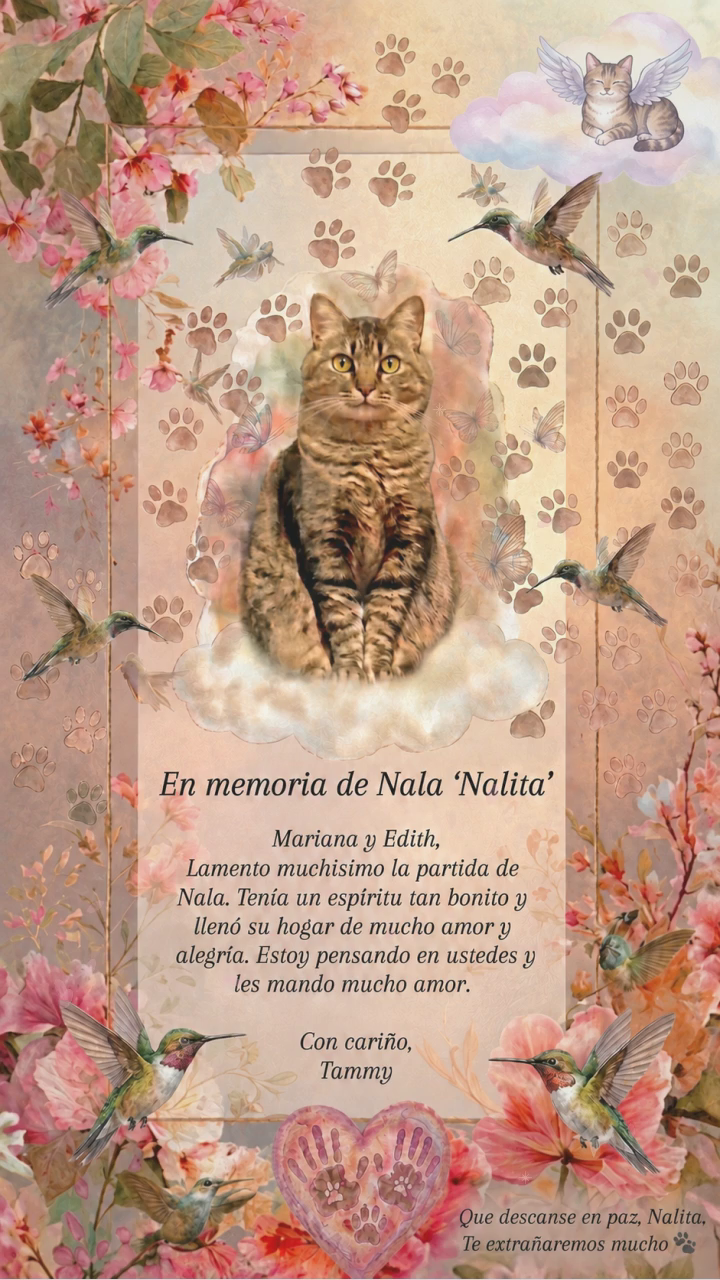
#> input picture assets/nala-card-source.png, 720 x 1280 px
$ python enhance-plate.py ../assets/nala-card-source.png
#> lines starting #> are read from the running program, lines starting #| are printed output that depends on the picture
#!/usr/bin/env python3
"""Recover detail the source artwork lost, before anything is animated.

Two things on this card are painted so faintly they disappear:

  * the hummingbird just above the bottom-right one. Its head is a flat teal
    smudge and its beak has no edge at all, so the bird looks swallowed by the
    blossom behind it;
  * the butterflies drifting around Nala, which are barely a pale wash.

The bird is repaired by borrowing from a neighbour. The card has four
hummingbirds along the bottom: two green ones with red gorgets, and two pale
teal ones. The swallowed bird is teal, so the donor is the other teal bird at
the bottom left — mirrored, since it faces the other way. Borrowing from the
crisp green bird instead gives a red throat that does not belong to him.

The graft is colour-corrected into place rather than pasted flat: the donor's
detail is kept while its colour leans toward the local palette. How far it
leans matters. Match fully and a piece landing on blossom is bleached to
blossom; do not match at all and it arrives as an obvious patch.

The butterflies only need their existing paint brought up. Pushing each pixel
away from its local average sharpens the edges that are already there without
inventing any. They are found by colour, not position: they are the only cool
blue-violet marks on an entirely warm card, so a coolness mask catches them
wherever they sit and leaves the paws, blossoms and Nala's fur alone.

Writes assets/nala-card-plate.png and the upscaled WebP the animation loads.
"""

import subprocess
import sys
from pathlib import Path

import numpy as np
from PIL import Image, ImageDraw, ImageFilter

ROOT = Path(__file__).resolve().parent.parent
SRC = ROOT / "assets" / "nala-card-source.png"
PLATE = ROOT / "assets" / "nala-card-plate.png"
WEBP = ROOT / "assets" / "nala-card-2160.webp"

# Rebuilding the swallowed bird, piece by piece, from the other teal hummingbird
# at the bottom left. All coordinates are source pixels; the shapes that select
# what to lift are given in patch pixels, relative to the square cut around the
# donor. Head and body carry their own scale and rotation rather than sharing
# one transform: the two birds are posed differently, and this one holds its
# body tucked up under its chin.

# Blemishes dissolved into the blossom before anything is grafted on top.
# (cx, cy, rx, ry, blur)
HEALS = [
    # The faint bird's original face was a dark smear. Once a real head sits
    # over it, the leftover reads as a bruise under the new beak.
    (601, 962, 14, 12, 18),
    # A dark blue-grey blob directly above his head. It is not part of the
    # bird — not his tail, which would sit down and to the right behind his
    # body — and it reads as a bruise hanging over him.
    (626, 915, 17, 13, 20),
    # The whole of the shapeless blob he originally had for a head. Clearing
    # only the parts that stuck out from behind the graft was whack-a-mole —
    # every pass left another edge showing. The entire blob goes, and the
    # grafted head below is then the only head in the frame, sitting on
    # blossom with nothing of the old one left to peek around it.
    (617, 949, 22, 20, 14),
]

# Cleared *after* the grafts, for marks the grafts themselves bring in.
POST_HEALS = [
    # A red speck on his belly. This one is not on the card underneath — the
    # source is warm tan there — it rides in on the body graft, lifted from a
    # red flower lying beside the donor's belly. Cheaper to take off afterwards
    # than to shrink the donor patch and lose the bird with it.
    (612, 985, 10, 9, 9),
]

GRAFTS = [
    dict(
        name="head",
        donor=(204, 1186),   # the pale teal bird's skull, bottom left
        target=(612, 951),   # the faint bird's skull
        half=70,
        mirror=True,         # the donor faces right, the faint bird faces left
        # Sized from the skulls themselves — both birds have a head about 22px
        # across. Sizing from the head-to-body distance instead gives a much
        # smaller number and a head that sits wrong, because the two birds are
        # posed differently: this one holds its body tucked up under its chin.
        scale=1.00,
        # Barely turned: the smear the faint bird had for a face runs almost
        # level, so the donor's own slight upward tilt is nearly enough.
        rotation=-3.0,
        # Tight to the skull. A wider ellipse drags the donor's background in
        # with it and lands as a pale halo around the new head.
        ellipses=[(70, 70, 14.5, 15.0)],        # cx, cy, rx, ry
        capsules=[((80, 69), (127, 61), 3.4)],  # base, tip, half-width — the beak
        feather=3.5,
        match_radius=9,
        # Only a light lean toward the local colour. The old blob used to sit
        # here and gave the match something teal to aim at; now that it has been
        # cleared, matching fully would bleach the new head to blossom.
        match_strength=0.35,
    ),
    dict(
        name="body",
        donor=(187, 1219),   # the same bird's breast and belly
        target=(631, 971),
        half=55,
        mirror=True,
        # Smaller than the head graft on purpose: only the front of this bird's
        # breast is showing, the rest is behind its own wing. Reaching a little
        # further up his back than feels necessary, because otherwise blossom
        # shows through between his shoulders and the wing root.
        scale=1.00,
        rotation=-10.0,
        ellipses=[(55, 55, 28, 32)],
        capsules=[],
        feather=6.5,
        match_radius=13,
        # Held low: the ground under his back is peach blossom, and leaning
        # harder toward it puts that peach straight onto his shoulders.
        match_strength=0.26,
    ),
    dict(
        name="tail",
        # He is a teal bird, so the teal one at bottom left should have been the
        # donor here too — but its tail is painted loosely and half buried in
        # blossom at the very bottom edge of the card, and lifting that region
        # brings up leaves rather than feathers. The green bird at bottom right
        # has the only clean tail on the card, so this borrows its shape and
        # then tints the result onto his colouring, rather than letting it
        # arrive as a green bird's tail.
        donor=(645, 1153),
        # Set well back from the body. Tucked in closer, the tail appeared to
        # start at his belly and left no bird between the two.
        target=(665, 1005),
        half=42,
        mirror=False,        # that bird already faces the same way
        scale=0.60,
        rotation=-12.0,      # swings the tail down to trail his body
        ellipses=[(42, 42, 24, 25)],
        capsules=[],
        feather=6.0,
        match_radius=12,
        match_strength=0.45,
        tint=((132, 150, 142), 0.34),   # his slate-teal, and how far to pull
    ),
    dict(
        name="far-wing",
        # The wing on the far side of his body. Placed high enough that its
        # outline clears the near wing — sat directly behind it, the two just
        # merge into one thick wing rather than reading as a pair.
        donor=(145, 1193),   # the teal bird's wing, bottom left
        target=(666, 932),
        half=40,
        mirror=True,
        scale=0.92,
        rotation=-10.0,
        ellipses=[(40, 40, 26, 24)],
        capsules=[],
        feather=6.0,
        match_radius=12,
        match_strength=0.35,
    ),
]

# Gentle clarity lifts, applied after the grafts. (cx, cy, rx, ry, clarity, saturation)
CLARITY_SPOTS = [
    # The other soft bird, at the bottom left — the donor for everything above.
    (208, 1199, 68, 54, 1.55, 1.08),
]

# Softened after everything else. Clarity is the wrong tool on his body: it
# amplifies the speckle the graft and the blossom beneath leave behind, so the
# feathers end up mottled rather than defined. Easing that back gives the same
# smooth, even body the other teal bird has.
# (cx, cy, rx, ry, amount, radius)
SMOOTH_SPOTS = [
    (632, 974, 27, 30, 0.55, 3),
]

# Where to look for butterflies: the open background around Nala, clear of the
# letter panel and the dense borders.
BUTTERFLY_BAND = (0.14, 0.15, 0.92, 0.54)
BUTTERFLY_CLARITY = 2.85
BUTTERFLY_SATURATION = 1.18   # kept low; these should read, not glow
BUTTERFLY_DARKEN = 0.20       # deepens the wing veining so the shape holds
# How cool a pixel must be, relative to its surroundings, to count as wing. The
# lower bound is deliberately near zero: the pale outer wings barely tip cool at
# all, and those were the parts still washing out.
BUTTERFLY_COOL = (0.008, 0.055)
BUTTERFLY_TONE = (0.30, 0.42, 0.88, 0.99)  # dark rolloff, then bright rolloff


def box_mean(img: np.ndarray, r: int) -> np.ndarray:
    """Mean over a (2r+1) square window, per channel, via a summed-area table."""
    squeeze = img.ndim == 2
    if squeeze:
        img = img[:, :, None]
    out = np.empty_like(img)
    h, w = img.shape[:2]
    yy = np.arange(h)[:, None]
    xx = np.arange(w)[None, :]
    for c in range(img.shape[2]):
        pad = np.pad(img[:, :, c], r + 1, mode="edge")
        integral = pad.cumsum(0).cumsum(1)
        out[:, :, c] = (
            integral[yy + 2 * r + 1, xx + 2 * r + 1]
            - integral[yy, xx + 2 * r + 1]
            - integral[yy + 2 * r + 1, xx]
            + integral[yy, xx]
        ) / ((2 * r + 1) ** 2)
    return out[:, :, 0] if squeeze else out


def smoothstep(x, a, b):
    t = np.clip((x - a) / (b - a + 1e-9), 0, 1)
    return t * t * (3 - 2 * t)


def apply_masked(img, mask, clarity, saturation, darken=0.0, radius=9):
    """Blend a clarity/saturation boost into `img` wherever `mask` is non-zero."""
    if mask.max() <= 0:
        return img
    m = mask[:, :, None]
    local = box_mean(img, radius)
    boosted = local + (img - local) * clarity
    grey = boosted.mean(axis=2, keepdims=True)
    boosted = grey + (boosted - grey) * saturation
    if darken:
        shade = np.clip(local - boosted, 0, None).mean(axis=2, keepdims=True) / 255.0
        boosted = boosted - shade * darken * 255.0
    return np.clip(img * (1 - m) + boosted * m, 0, 255)


def heal_region(im: Image.Image, cx, cy, rx, ry, blur) -> Image.Image:
    """Paint a small blemish out, using the paint that surrounds it.

    Blurring the area alone does not work: the blemish is inside the window
    being averaged, so it survives as a softer version of itself. Instead the
    ellipse is first overwritten with the average of a ring drawn just outside
    it — the blemish contributes nothing to that — and only then blurred, so the
    flat fill picks up the surrounding gradient and settles in unnoticed.
    """
    pad = int(max(rx, ry) * 3 + blur * 2)
    box = (int(cx - pad), int(cy - pad), int(cx + pad), int(cy + pad))
    crop = im.crop(box)
    arr = np.asarray(crop, np.float32)

    h, w = arr.shape[:2]
    yy, xx = np.mgrid[0:h, 0:w]
    d = np.sqrt(((xx - w / 2) / rx) ** 2 + ((yy - h / 2) / ry) ** 2)

    ring = (d > 1.30) & (d < 2.60)
    if not ring.any():
        return im
    fill = arr[ring].mean(axis=0)

    covered = arr.copy()
    covered[d <= 1.30] = fill
    filled = np.asarray(
        Image.fromarray(covered.astype(np.uint8)).filter(ImageFilter.GaussianBlur(blur)),
        np.float32,
    )

    # A flat fill is smoother than anything around it, and that smoothness reads
    # as a blemish in its own right against painted blossom. Measure how much
    # fine detail the surrounding ring carries and put back the same amount, so
    # the repair sits at the card's own level of texture.
    detail = arr - np.asarray(
        Image.fromarray(arr.astype(np.uint8)).filter(ImageFilter.GaussianBlur(2.2)), np.float32
    )
    amplitude = float(detail[ring].std())
    rng = np.random.default_rng(int(cx) * 7919 + int(cy))
    grain = rng.normal(0.0, 1.0, size=arr.shape[:2]).astype(np.float32)
    grain = np.asarray(
        Image.fromarray(np.clip(grain * 40 + 128, 0, 255).astype(np.uint8)).filter(
            ImageFilter.GaussianBlur(1.4)
        ),
        np.float32,
    )
    grain = (grain - grain.mean()) / (grain.std() + 1e-6)
    filled = np.clip(filled + grain[:, :, None] * amplitude, 0, 255)
    filled = Image.fromarray(filled.astype(np.uint8))

    mask = Image.new("L", crop.size, 0)
    ImageDraw.Draw(mask).ellipse(
        [w / 2 - rx * 1.25, h / 2 - ry * 1.25, w / 2 + rx * 1.25, h / 2 + ry * 1.25], fill=255
    )
    mask = mask.filter(ImageFilter.GaussianBlur(max(2.5, min(rx, ry) * 0.6)))

    out = im.copy()
    out.paste(Image.composite(filled, crop, mask), box)
    return out


def graft_head(im: Image.Image, cfg: dict) -> Image.Image:
    """Lift one bird's head and beak and set it down on another."""
    half = cfg["half"]
    dx, dy = cfg["donor"]

    # Lift a square centred on the donor's head, so the head stays at the
    # centre through the rotation and scale that follow.
    patch = im.crop((dx - half, dy - half, dx + half, dy + half))

    mask = Image.new("L", (half * 2, half * 2), 0)
    d = ImageDraw.Draw(mask)
    for hx, hy, hrx, hry in cfg["ellipses"]:
        d.ellipse([hx - hrx, hy - hry, hx + hrx, hy + hry], fill=255)
    for (bx0, by0), (bx1, by1), br in cfg["capsules"]:
        d.line([bx0, by0, bx1, by1], fill=255, width=int(br * 2))
        d.ellipse([bx1 - br, by1 - br, bx1 + br, by1 + br], fill=255)
    mask = mask.filter(ImageFilter.GaussianBlur(cfg["feather"]))

    # The donors face right and the bird being repaired faces left, so the
    # lifted piece is flipped before it is turned into place.
    if cfg.get("mirror"):
        patch = patch.transpose(Image.FLIP_LEFT_RIGHT)
        mask = mask.transpose(Image.FLIP_LEFT_RIGHT)

    rot = cfg["rotation"]
    patch = patch.rotate(rot, resample=Image.BICUBIC)
    mask = mask.rotate(rot, resample=Image.BICUBIC)

    side = max(2, int(round(half * 2 * cfg["scale"])))
    patch = patch.resize((side, side), Image.LANCZOS)
    mask = mask.resize((side, side), Image.LANCZOS)

    tx, ty = cfg["target"]
    x0, y0 = tx - side // 2, ty - side // 2
    box = (x0, y0, x0 + side, y0 + side)
    dest = im.crop(box)

    # Shift the donor onto the destination's colour: keep its detail, adopt the
    # surrounding hue and brightness. Without this the graft arrives as a green
    # patch on a teal bird.
    #
    # How far to go is per-piece. The head lands on ground that is already the
    # right teal, so it can match fully. The body lands half on pale blossom,
    # and matching fully there bleaches the bird's own colouring straight out of
    # it — so that one only leans partway.
    r = cfg["match_radius"]
    strength = cfg.get("match_strength", 1.0)
    pa = np.asarray(patch, np.float32)
    da = np.asarray(dest, np.float32)
    pb = np.asarray(patch.filter(ImageFilter.GaussianBlur(r)), np.float32)
    db = np.asarray(dest.filter(ImageFilter.GaussianBlur(r)), np.float32)
    corrected = np.clip(pa + (db - pb) * strength, 0, 255)

    # An optional explicit pull toward a colour, for pieces borrowed from a bird
    # of a different colouring. Applied to the mid-tones only, so feather
    # highlights and the dark shafts between them are left alone and the piece
    # keeps its structure while changing hue.
    tint = cfg.get("tint")
    if tint:
        rgb, amount = tint
        weight = 1.0 - np.abs(corrected.mean(axis=2, keepdims=True) / 255.0 - 0.5) * 2.0
        corrected = np.clip(
            corrected + (np.array(rgb, np.float32) - corrected) * amount * weight, 0, 255
        )

    m = np.asarray(mask, np.float32)[:, :, None] / 255.0
    blended = da * (1 - m) + corrected * m

    out = im.copy()
    out.paste(Image.fromarray(blended.astype(np.uint8)), box)
    return out


def main() -> int:
    if not SRC.exists():
        print(f"missing source plate: {SRC}", file=sys.stderr)
        return 1

    original = Image.open(SRC).convert("RGB")
#> original is the input picture: PIL image 720x1280 RGB; mean R, G, B 193.5, 157.8, 137.4
    im = original
    for cx, cy, rx, ry, blur in HEALS:
        im = heal_region(im, cx, cy, rx, ry, blur)
#> this loop made 3 passes
#> (fill in heal_region, amplitude in heal_region) on passes 1 to 3: ([168.9, 134.1, 105.8], 11.97), ([179.1, 119.9, 94.68], 13.87), ([175.4, 121.6, 93.08], 10.21)
#> pass 1, in heal_region, `crop = im.crop(box)`:
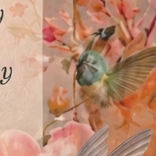
#> crop: PIL image 156x156 RGB; mean R, G, B 188, 140.4, 115.8
#> pass 1, in heal_region, `detail = arr - np.asarray( Image.fromarray(arr.astype(np.uint8)).filte..`:
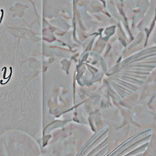
#> detail: shape (156, 156, 3) float32; mean R, G, B 0, 0, 0; drawn with min black and max white
    for cfg in GRAFTS:
        im = graft_head(im, cfg)

    for cx, cy, rx, ry, blur in POST_HEALS:
        im = heal_region(im, cx, cy, rx, ry, blur)
#> this loop made 1 pass
#> (fill in heal_region, amplitude in heal_region) on pass 1: ([153, 112.1, 84.6], 10.96)
#> pass 1, in heal_region (call 4), `crop = im.crop(box)`:
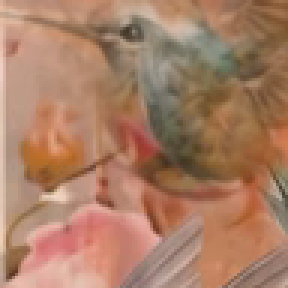
#> crop: PIL image 96x96 RGB (shown 3 times larger); mean R, G, B 169.1, 125.9, 101
#> pass 1, in heal_region (call 4), `detail = arr - np.asarray( Image.fromarray(arr.astype(np.uint8)).filte..`:
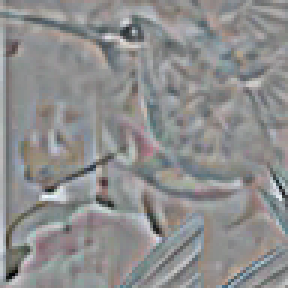
#> detail: shape (96, 96, 3) float32 (shown 3 times larger); mean R, G, B 0, -0.1, -0.1; drawn with min black and max white

    W, H = im.size
    img = np.asarray(im, dtype=np.float32)
    yy = np.arange(H)[:, None].astype(np.float32)
    xx = np.arange(W)[None, :].astype(np.float32)

    # --- the other soft bird ---------------------------------------------
    for cx, cy, rx, ry, clarity, sat in CLARITY_SPOTS:
        d = np.sqrt(((xx - cx) / rx) ** 2 + ((yy - cy) / ry) ** 2)
        img = apply_masked(img, 1.0 - smoothstep(d, 0.62, 1.0), clarity, sat, radius=8)
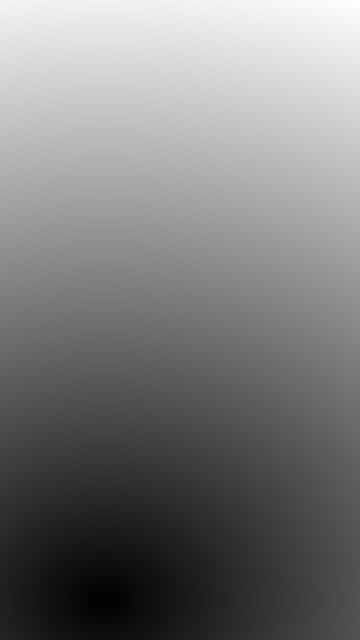
#> d: shape (1280, 720) float32 (shown at 1/2 size); min 0, max 23.44, mean 11.4; drawn with min black and max white

    # --- the butterflies, found by their cool tint ------------------------
    warmth = (img[:, :, 0] - img[:, :, 2]) / 255.0
    coolness = box_mean(warmth, 40) - warmth
#> call 2 of box_mean, with r = 40
#> after the loop in box_mean (call 2), `for c in range(img.shape[2]):`:
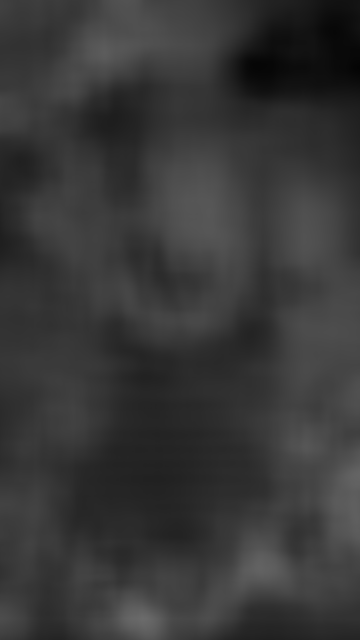
#> out: shape (1280, 720, 1) float32 (shown at 1/2 size); min 0.0171, max 0.421, mean 0.219
    lum = img.mean(axis=2) / 255.0

    band = np.zeros((H, W), dtype=np.float32)
    bx0, by0, bx1, by1 = BUTTERFLY_BAND
    band[int(by0 * H):int(by1 * H), int(bx0 * W):int(bx1 * W)] = 1.0
    band = box_mean(band, 24)

    t0, t1, t2, t3 = BUTTERFLY_TONE
    mask = (
        smoothstep(coolness, *BUTTERFLY_COOL)
        * smoothstep(lum, t0, t1)
        * (1.0 - smoothstep(lum, t2, t3))
        * band
    )
    img = apply_masked(img, box_mean(mask, 3), BUTTERFLY_CLARITY,
                       BUTTERFLY_SATURATION, darken=BUTTERFLY_DARKEN, radius=7)
#> call 2 of apply_masked, with clarity = 2.85, saturation = 1.18, darken = 0.2, radius = 7
#> in apply_masked (call 2), `shade = np.clip(local - boosted, 0, None).mean(axis=2, keepdims=True) ..`:
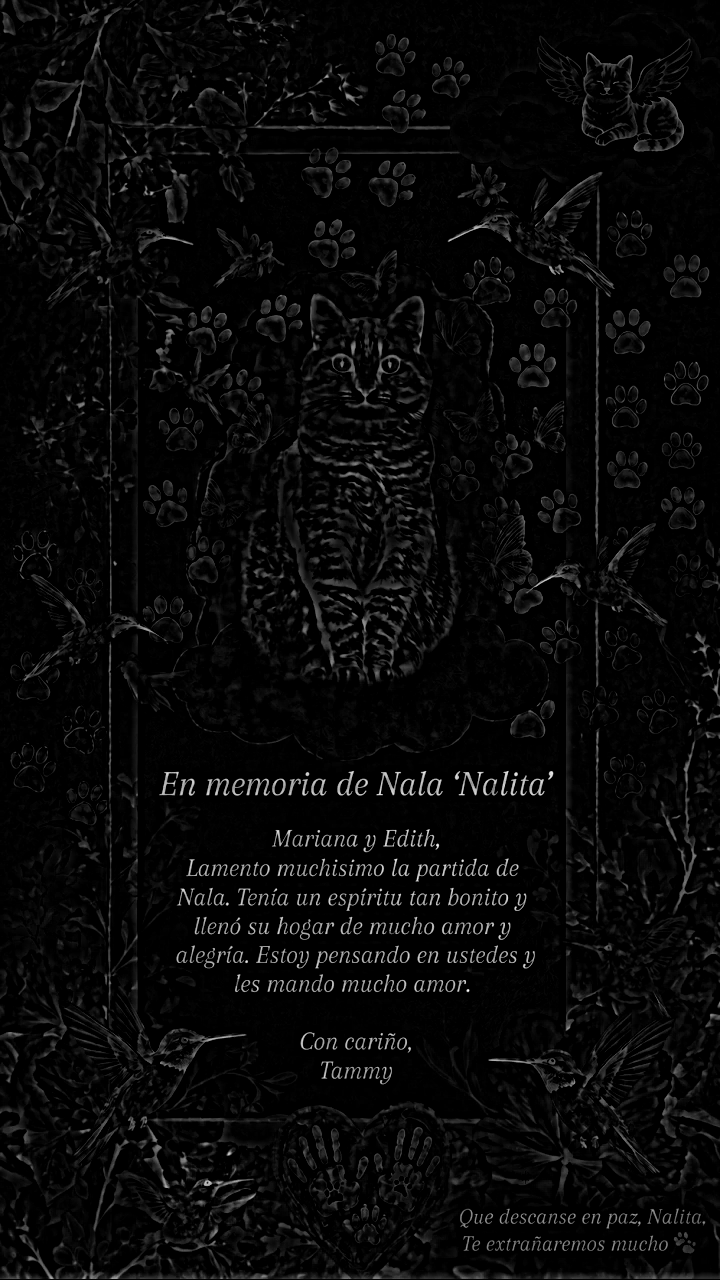
#> shade: shape (1280, 720, 1) float32; min 0, max 1.92, mean 0.0708; drawn with min black and max white

    # Even out the repaired body.
    for cx, cy, rx, ry, amount, radius in SMOOTH_SPOTS:
        d = np.sqrt(((xx - cx) / rx) ** 2 + ((yy - cy) / ry) ** 2)
        m = (1.0 - smoothstep(d, 0.55, 1.0))[:, :, None] * amount
        img = img * (1 - m) + box_mean(img, radius) * m

    out = Image.fromarray(np.clip(img, 0, 255).astype(np.uint8))
    out.save(PLATE)
    print(f"enhanced plate -> {PLATE}")

    subprocess.run(
        ["ffmpeg", "-y", "-v", "error", "-i", str(PLATE),
         "-vf", "hqdn3d=3:2:4:4,unsharp=5:5:0.7:5:5:0.0,scale=1620:2880:flags=lanczos",
         "-c:v", "libwebp", "-quality", "94", "-compression_level", "6", str(WEBP)],
        check=True,
    )
#> (this line was passed over: subprocess is not available in this run)
    print(f"render plate  -> {WEBP}")

    if "--preview" in sys.argv:
        dest_dir = Path(sys.argv[sys.argv.index("--preview") + 1])
        dest_dir.mkdir(parents=True, exist_ok=True)
        for name, crop_box in {
            "bird_right": (555, 890, 700, 1000),
            "bird_bottom": (140, 1140, 285, 1265),
            "butterflies": (200, 260, 600, 580),
        }.items():
            for tag, source in (("before", original), ("after", out)):
                crop = source.crop(crop_box)
                k = max(1, 900 // max(1, crop.width))
                crop.resize((crop.width * k, crop.height * k), Image.LANCZOS).save(
                    dest_dir / f"{name}_{tag}.png"
                )
        print(f"preview crops -> {dest_dir}")

    return 0


if __name__ == "__main__":
    raise SystemExit(main())
#> (the program exits here)
